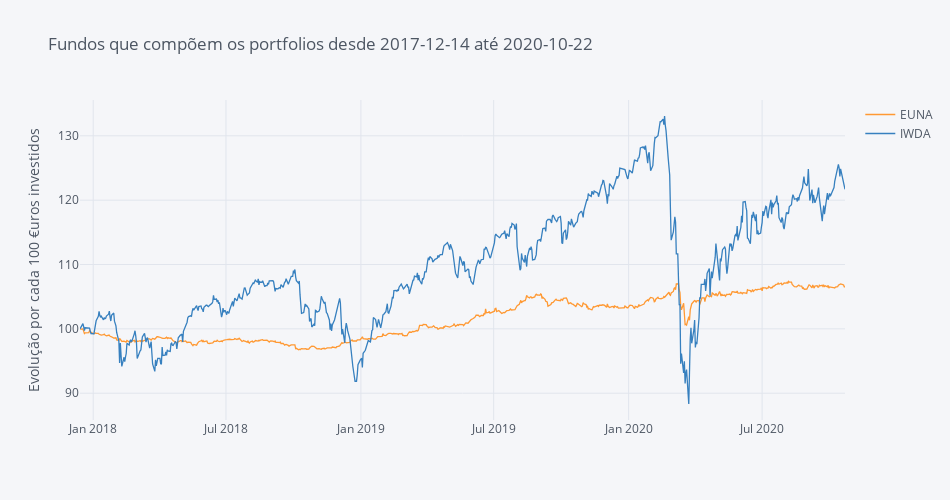

Notebook cell for this chart:
### Code cell
fundos.iplot(dimensions=fa.dimensions, title='Fundos que compõem os portfolios desde ' +  Begin + ' até ' + End,
             yTitle='Evolução por cada 100 €uros investidos')

### Figure 1 — Plotly figure (JSON) as saved in the notebook; plotly's stock layout.template omitted (floating-point values rounded to 4 significant figures; data arrays with more than 128 entries replaced by an {"elided": "..."} marker saying what was removed)
{"data": [{"line": {"color": "rgba(255, 153, 51, 1.0)", "dash": "solid", "shape": "linear", "width": 1.3}, "mode": "lines", "name": "EUNA", "text": "", "type": "scatter", "x": {"elided": "749 str values"}, "y": {"elided": "749 float values"}}, {"line": {"color": "rgba(55, 128, 191, 1.0)", "dash": "solid", "shape": "linear", "width": 1.3}, "mode": "lines", "name": "IWDA", "text": "", "type": "scatter", "x": {"elided": "749 str values"}, "y": {"elided": "749 float values"}}], "layout": {"height": 500, "legend": {"bgcolor": "#F5F6F9", "font": {"color": "#4D5663"}}, "paper_bgcolor": "#F5F6F9", "plot_bgcolor": "#F5F6F9", "title": {"font": {"color": "#4D5663"}, "text": "Fundos que compõem os portfolios desde 2017-12-14 até 2020-10-22"}, "width": 950, "xaxis": {"autorange": true, "gridcolor": "#E1E5ED", "range": ["2017-12-14", "2020-10-22"], "showgrid": true, "tickfont": {"color": "#4D5663"}, "title": {"font": {"color": "#4D5663"}, "text": ""}, "type": "date", "zerolinecolor": "#E1E5ED"}, "yaxis": {"autorange": true, "gridcolor": "#E1E5ED", "range": [85.83, 135.6], "showgrid": true, "tickfont": {"color": "#4D5663"}, "title": {"font": {"color": "#4D5663"}, "text": "Evolução por cada 100 €uros investidos"}, "type": "linear", "zerolinecolor": "#E1E5ED"}}}
